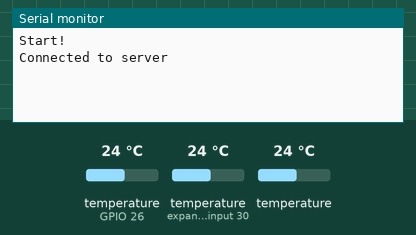
The sketch below on a simulated ESP32. On the bench: the last lines printed to the serial monitor. The inputs (shaded band) are chosen by the test bench; at power-on: temperature (sensors on GPIO 26, expander input 30) 24 °C, temperature 24 °C. WiFi joins after 1.5 s; servers stay silent unless stated; uploads are accepted with an empty reply.

Above: at 3.2 s.
3.3 s: temperature (sensor on GPIO 26) set to 12 °C
At 5.6 s:
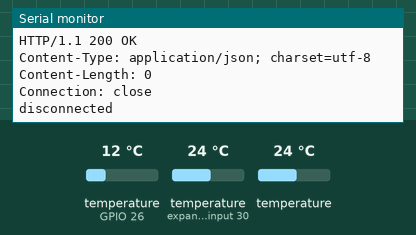
13.1 s: temperature (sensor on expander input 30) set to 12 °C
At 14.4 s:
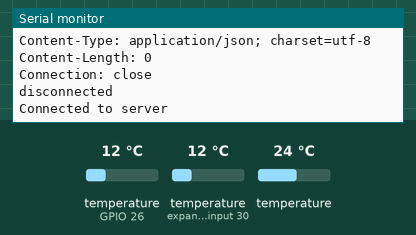
22.9 s: temperature (sensor 226) set to 12 °C
At 27.8 s:
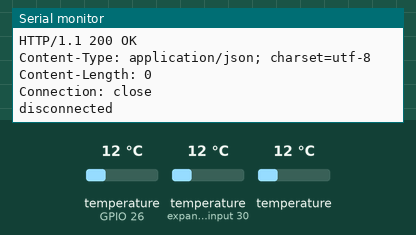
32.7 s: temperature (sensor on GPIO 26) set to 19 °C
At 36.6 s:
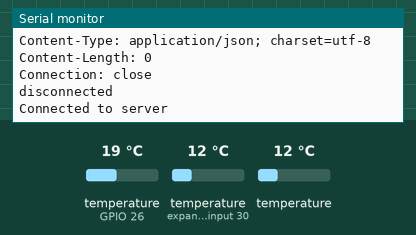
42.5 s: temperature (sensor on expander input 30) set to 19 °C
At 50.0 s:
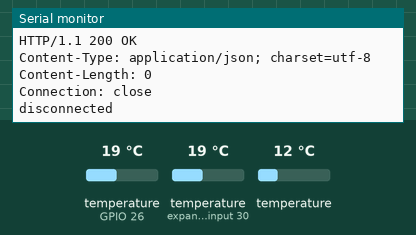
52.3 s: temperature (sensor 226) set to 19 °C
At 58.9 s:
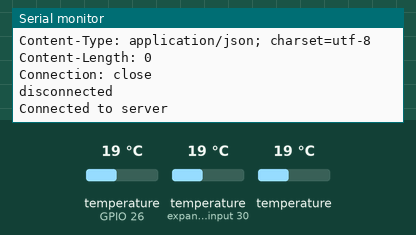
Timing chart, 0 to 60.4 s (numbered marks = the images above; inputs shaded):
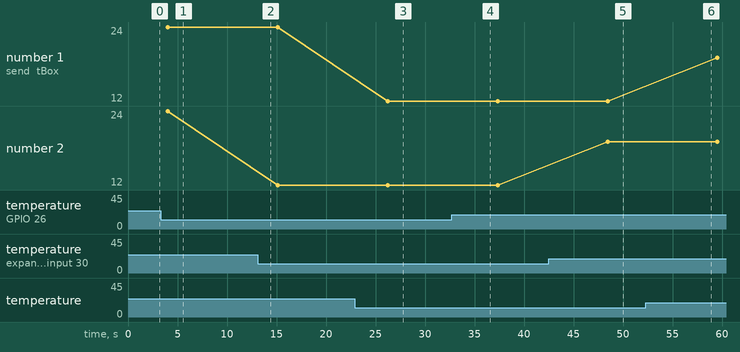

Measured:
- after the input at 3.3 s, the serial monitor: prints a new line after 0.70 s (image 1)
- after the input at 22.9 s, the serial monitor: prints a new line after 3.3 s (image 3)
- after the input at 42.5 s, the serial monitor: prints a new line after 5.9 s (image 5)

The sketch:

mega.ino
```cpp
#include <SPI.h>
#include <Ethernet.h>
#include <OneWire.h>
#include <DallasTemperature.h>

byte mac[] = {0x9C, 0xDC, 0x71, 0xC0, 0x27, 0x50};
IPAddress ip(192, 168, 1, 22);
IPAddress hServer(192, 168, 1, 20); // hsrv
EthernetClient client;
int HTTP_PORT = 3000;

OneWire oneWire(26); // вход датчиков 18b20
DallasTemperature dt(&oneWire);

DeviceAddress aBox   = {0x28, 0x6B, 0x89, 0x97, 0x04, 0x00, 0x00, 0xE4};
DeviceAddress aRoom1 = {0x28, 0x43, 0x8F, 0x82, 0x05, 0x00, 0x00, 0x7D};
DeviceAddress aOut   = {0x28, 0x5A, 0x5F, 0xBD, 0x05, 0x00, 0x00, 0x3C};

String freeRam() { // возвращает свободную RAM в ардуино в байтах
  extern int __heap_start, *__brkval;
  int v;
  return String( (int)&v - (__brkval == 0 ? (int)&__heap_start : (int)__brkval) );
}

void setup() {
  Serial.begin(9600);
  Ethernet.begin(mac, ip);
  Serial.println("Start!");
  dt.begin();
  delay(2000);
}

void loop() {
  if (client.connect(hServer, HTTP_PORT)) {
    Serial.println("Connected to server");

    dt.requestTemperatures();                  // считываем температуру с датчиков
    delay(1000);
    String data = String("tBox=") + dt.getTempC(aBox) + "&tRoom1=" + dt.getTempC(aRoom1) + "&tOutside=" + dt.getTempC(aOut) + "&freeRAM=" + freeRam();
    Serial.println("send: " + data);

    client.println("GET /senddata?" + data + " HTTP/1.1");
    client.println("Host: 192.168.1.20");
    client.println("Connection: close");
    client.println();

    while (client.connected()) {
      if (client.available()) {
        char c = client.read();
        Serial.print(c);
      }
    }

    client.stop();
    Serial.println("disconnected");
    Serial.println();
  }
  else {
    Serial.println("connection failed");
  }
 delay(9000);
}
```
